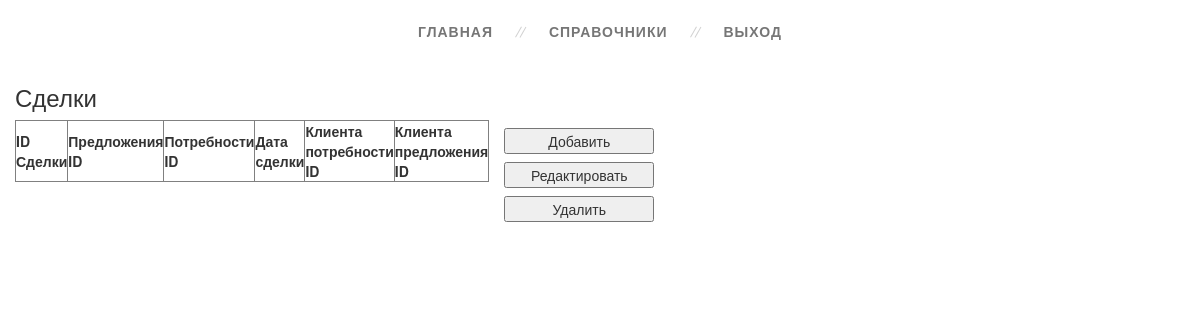
Page /Deal.php on the earlier database version.
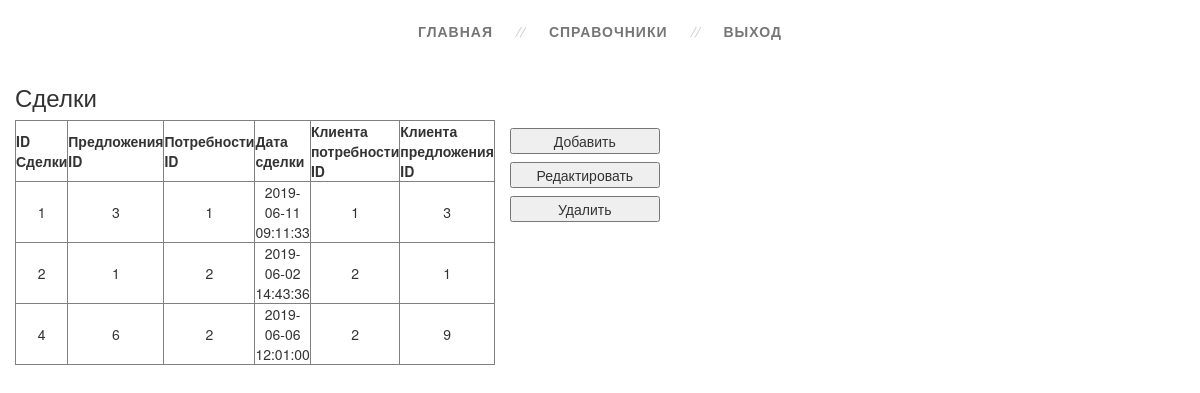
Same page on the later database version.
### tables this page shows
CREATE TABLE `Deal` (
  `ID_Deal` int(11) NOT NULL,
  `Offer_ID` int(11) NOT NULL,
  `Need_ID` int(11) NOT NULL,
  `DateTimeDeal` datetime NOT NULL,
  `IsDelete` bit(1) NOT NULL DEFAULT b'0'
);

CREATE TABLE `Need` (
  `ID_Need` int(11) NOT NULL,
  `Realtor_ID` int(11) NOT NULL,
  `Client_ID` int(11) NOT NULL,
  `TypeObj_ID` int(11) NOT NULL,
  `Address` varchar(50) DEFAULT NULL,
  `MinPrice` float DEFAULT NULL,
  `MaxPrice` float DEFAULT NULL,
  `MinArea` float DEFAULT NULL,
  `MaxArea` float DEFAULT NULL,
  `MinKolvoRoom` int(11) DEFAULT NULL,
  `MaxKolvoRoom` int(11) DEFAULT NULL,
  `MinFloor` int(11) DEFAULT NULL,
  `MaxFloor` int(11) DEFAULT NULL,
  `MinNumFloors` int(11) DEFAULT NULL,
  `MaxNumFloors` int(11) DEFAULT NULL,
  `Status_ID` int(11) NOT NULL,
  `IsDelete` bit(1) NOT NULL DEFAULT b'0'
);

CREATE TABLE `Offer` (
  `ID_Offer` int(11) NOT NULL,
  `Realtor_ID` int(11) NOT NULL,
  `Client_ID` int(11) NOT NULL,
  `ObjProperty_ID` int(11) NOT NULL,
  `Price` float NOT NULL,
  `Status_ID` int(11) NOT NULL,
  `IsDelete` bit(1) NOT NULL DEFAULT b'0'
);

### model/ModelBase.php (called while the page is built, shortened)
<?php
abstract class ModelBase
{
	private static $db_host = "localhost";
	private static $db_username = "root";
	private static $db_password = "";
	private static $db_name = "ProjectSRID";
	private static $connection;
	protected static $select;
	protected static $table;
	private static function OpenConnection()
	{
		self::$connection = mysqli_connect(self::$db_host, self::$db_username, self::$db_password, self::$db_name);
	}
	public static function Select()
	{
		$query = static::$select . " WHERE " . static::$table .".IsDelete != 1";
		$result = mysqli_query(self::$connection, $query);
		$list = array();
		while ($row = mysqli_fetch_assoc($result))
		{
			$entity = new $class;
			foreach ($row as $key => $value)
			{
				$entity->$key = $value;
			}
			$list[] = $entity;
    	}
		return $list;
	}
}
?>

### Deal.php (the view, shortened to what this page needs)
<?php
require_once "model\ModelBase.php";
?>
<!doctype html>
<html lang="en">
<head>
    <link rel="stylesheet" href="style.css">
    <link rel="stylesheet" href="libs/Bootstrap/css/bootstrap.min.css">
</head>
<body>
<div class="section">
    <div class="container">
        <div class="row">
            <nav>
                <ul class="topmenu">
                    <li><a href="Main.php">Главная</a></li>
                    <li><a>Справочники</a>
                    </li>
                    <li><a href="Auth.php">Выход</a></li>
                </ul>
            </nav>
        </div>
    </div>
    <div class="container">
        <div class="row" id="table_deal">
            <h3>Сделки</h3>
            <?php
            $deal = new Deal();
            $all_deals = $deal->Select();
            echo '<table class="tableInfo col-lg-2" border="1">';
            echo '<tr><th>ID Сделки</th><th>Предложения ID</th><th>Потребности ID</th><th>Дата сделки</th><th>Клиента потребности ID</th><th>Клиента предложения ID</th></tr>';
            foreach ($all_deals as $single_deal)
            {
                echo '<tr>';
                echo '<td>' . $single_deal->ID_Deal . '</td>';
                echo '<td>' . $single_deal->Offer_ID . '</td>';
                echo '<td>' . $single_deal->Need_ID . '</td>';
                echo '<td>' . $single_deal->DateTimeDeal . '</td>';
                echo '<td>' . $single_deal->Need_Client_ID . '</td>';
                echo '<td>' . $single_deal->Offer_Client_ID . '</td>';
                echo '</tr>';
            }
            echo '</table>';
            ?>
            <div class="col-lg-2 buttons">
                <button id="button_add">Добавить</button>
                <button id="button_update">Редактировать</button>
                <button id="button_delete">Удалить</button>
            </div>
        </div>
    </div>
</div>
</body>
</html>

Differences in the rows shown:
added deal: ID_Deal "1", Offer_ID "3", Need_ID "1", DateTimeDeal "2019-06-11 09:11:33", Need_ID.Client_ID "1", Offer_ID.Client_ID "3"
added deal: ID_Deal "2", Offer_ID "1", Need_ID "2", DateTimeDeal "2019-06-02 14:43:36", Need_ID.Client_ID "2", Offer_ID.Client_ID "1"
added deal: ID_Deal "4", Offer_ID "6", Need_ID "2", DateTimeDeal "2019-06-06 12:01:00", Need_ID.Client_ID "2", Offer_ID.Client_ID "9"
